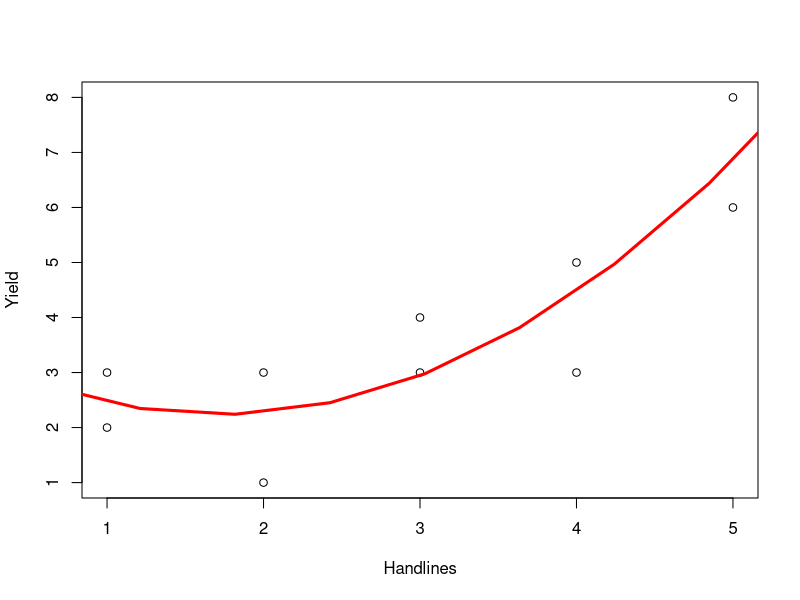
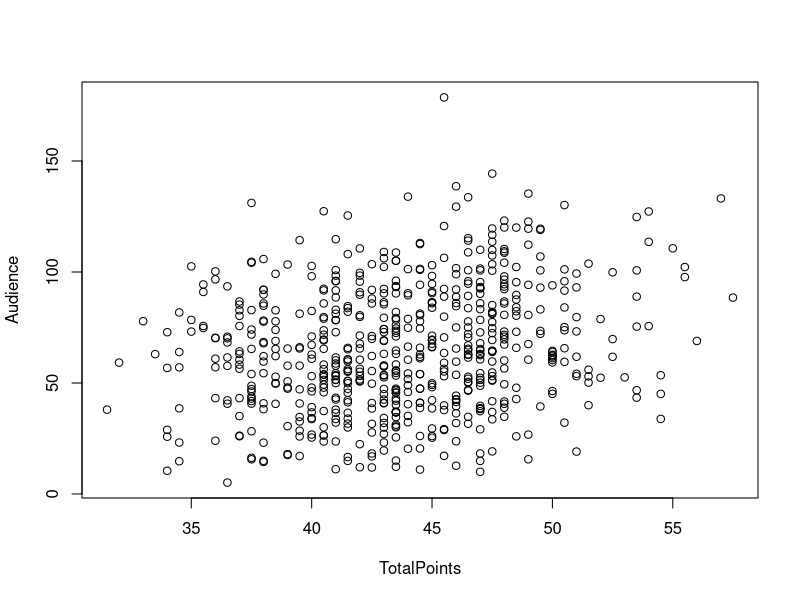
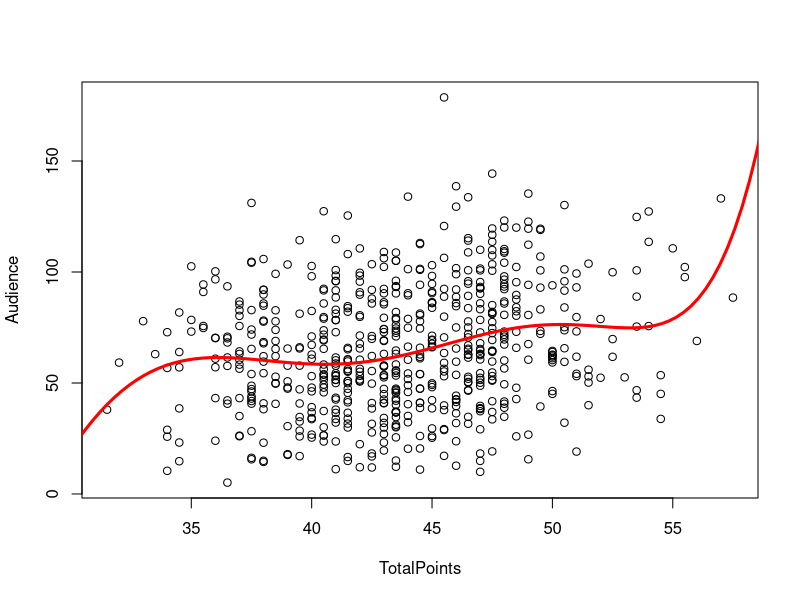
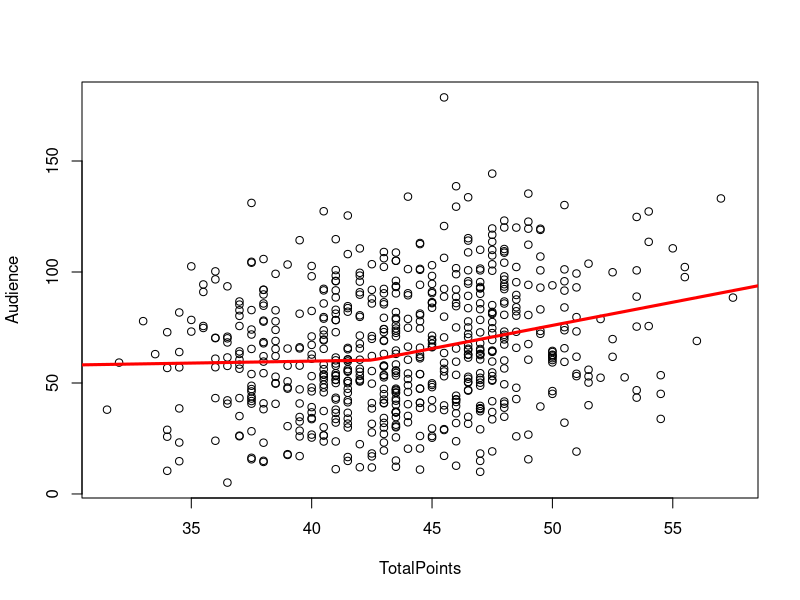

Here is the R script that generated these plots, in order:
# genLinModelsTheoryHW

hay <- read.table(text = "
                  Yield,Handlines
                  4,3
                  1,2
                  8,5
                  3,3
                  3,1
                  5,4
                  6,5
                  3,2
                  2,1
                  3,4", header = TRUE, sep = ",")

hay.out1 <- lm(Yield ~ Handlines + I(Handlines^2), data = hay, x = TRUE)
head(hay.out1$x)
summary(hay.out1)

# Scatterplot
plot(Yield ~ Handlines, data = hay)
xstar <- seq(0,60, length = 100)
yhat1 <- predict(hay.out1, newdata = data.frame(Handlines = xstar))
lines(xstar, yhat1, col = "red", lwd = 3)

# Test Ho: no curvature effect - take out I(Handlines^2)
hay.reduced <- lm(Yield ~ Handlines, data = hay)
anova(hay.reduced, hay.out1)

# NFL Data
nfl <- read.table(text = '
Audience,TotalPoints
14.903,41.5
64.241,37
77.858,33
66.372,44
46.189,37.5
79.673,40.5
40.77,39.5
86.715,37
49.909,41.5
91.942,38
51.029,42
53.509,54.5
31.698,41.5
10.435,34
17.183,45.5
81.229,41
81.961,43.5
85.444,43
60.203,41
70.12,36.5
46.957,43.5
62.998,33.5
98.363,41
30.547,39
93.544,36.5
68.925,38.5
53.035,45.5
37.982,31.5
42.25,45
28.809,45.5
65.341,38.5
72.166,49.5
48.988,44
42.017,43.5
73.164,48
93.997,50
102.711,40
102.251,48.5
46.547,46.5
49.923,38.5
42.174,36.5
77.795,38.5
5.129,36.5
81.498,47.5
82.45,40
46.57,43.5
72.877,34
14.434,38
43.187,36
53.672,46
70.967,40
35.101,37
59.592,46
81.083,47.5
53.114,47.5
71.004,43.5
52.833,38.5
16.924,42.5
60.497,42
62.158,42.5
40.661,36.5
28.909,34
28.524,39.5
65.345,37.5
56.775,34
72.473,47.5
65.878,44.5
55.186,45.5
65.33,47
26.746,40
60.47,37
70.841,36.5
80.496,42
91.945,42.5
39.127,40
71.359,42
17.067,39.5
49.856,45
47.52,44.5
15.636,37.5
98.072,40
61.501,36.5
85.832,40.5
20.393,44
62.532,47
59.674,47.5
60.691,41.5
80.244,37
44.275,46
50.123,47
78.407,35
57.103,36
48.748,37.5
25.921,39.5
63.118,43.5
100.866,41
85.816,42.5
18.255,42.5
41.653,48
25.506,43.5
11.945,42.5
72.084,46.5
53.079,51
83.737,41.5
95.677,42
34.738,46.5
47.261,37.5
19.187,47.5
53.246,42
65.431,46.5
42.971,37.5
33.616,47.5
37.792,45.5
72.595,43.5
59.632,38
59.186,32
39.99,51.5
100.573,47.5
78.422,47
26.101,45
66.098,45
41.445,46
56.412,42
110.356,48
22.432,42
60.943,36
40.694,37.5
82.851,37.5
66.337,45
101.716,46
45.794,40.5
53.543,41
45.098,54.5
133.132,57
99.887,52.5
9.991,47
45.954,44
68.925,43
75.409,53.5
50.871,41.5
40.175,43.5
51.576,42
91.079,45
94.503,48
66.084,39.5
23.179,34.5
82.758,37
94.209,49
64.589,47.5
103.759,51.5
50.659,42
68.43,38
122.683,49
78.099,38
42.759,48.5
12.263,43.5
38.553,34.5
70.534,46.5
30.046,40.5
74.309,43
47.921,40
41.039,44.5
71.836,37.5
65.516,39
41.863,37.5
61.476,41
45.57,41.5
33.788,41
26.281,37
69.554,40.5
90.188,47
53.089,40
52.691,40.5
62.956,47
57.798,39
15.633,49
56.24,41.5
53.348,43.5
17.587,39
50.933,41.5
85.831,38
57.402,43
90.869,42
53.341,43
90.403,43
26,37
14.756,34.5
29.93,43
55.042,42
34.207,40
101.184,50.5
110.623,42
124.799,53.5
78.35,41
80.314,48.5
99.172,38.5
109.016,43
95.826,50.5
39.683,47
93.437,48
18.237,47
69.217,40.5
50.187,51.5
104.199,48
51.391,40.5
53.985,44.5
40.86,43
52.376,52
95.843,41
57.772,41
103.376,39
47.439,43.5
92.958,49.5
85.89,47
36.747,43.5
15.055,43.5
51.367,41
47.851,48.5
69.218,43
63.962,50
60.608,47
54.031,37.5
81.268,44.5
58.781,41
12.736,46
55.975,51.5
82.32,48.5
52.543,43
42.563,41
100.786,46.5
43.353,41
56.438,37
26.429,40.5
11.168,41
37.289,47
45.726,43.5
66.944,46.5
73.722,40.5
84.806,38
76.06,43.5
47.402,44.5
36.345,46
38.764,44.5
92.14,46
80.574,44.5
74.657,47.5
46.86,46.5
75.024,46
75.029,46.5
62.818,40
28.255,37.5
52.339,47
30.416,43.5
65.397,40.5
58.266,37
74.889,44
95.836,46.5
73.149,35
51.516,41
67.675,45
38.58,45
83.245,47
70.19,36
68.932,56
39.907,45.5
98.027,48
63.501,45.5
57.601,43
57.817,39.5
53.649,43
91.008,35.5
54.747,47.5
31.608,42.5
65.855,48.5
83.717,46.5
19.585,43
95.458,47
92.72,47
27.716,42.5
74.568,43.5
120.708,45.5
43.405,53.5
79.785,42
85.799,48
100.74,49.5
55.403,43.5
40.968,42.5
67.865,38
73.518,43.5
57.698,36.5
38.013,41
90.471,45
93.249,43.5
51.405,47.5
108.848,46.5
89.654,48.5
44.977,43
67.698,42
59.519,50.5
70.882,48
41.029,43
77.813,44.5
60.473,41.5
94.239,44.5
77.643,38
40.617,38.5
12.058,42
88.041,42.5
95.414,48.5
89.247,46.5
119.616,47.5
84.594,41.5
10.99,44.5
135.314,49
108.065,41.5
88.47,57.5
67.909,47
42.494,46
45.109,50
56.557,48
51.801,44
51.055,47.5
94.644,45
68.258,36.5
38.669,47
32.66,39.5
78.987,40.5
63.103,37
85.088,47.5
62.068,38
86.363,43
93.284,47
102.546,35
25.812,34
59.091,45.5
84.111,48.5
79.374,43
108.765,43.5
112.299,49
86.285,45
78.575,43.5
51.377,47
82.748,38.5
100.283,36
60.147,48
23.984,36
42.227,41.5
23.64,40.5
69.886,42.5
57.903,43
52.797,46.5
70.374,36
32.287,44
16.298,37.5
53.704,40.5
57.038,34.5
36.817,43.5
90.371,43.5
33.717,40
100.968,44.5
30.04,43.5
34.686,39.5
29.534,45
96.042,43.5
41.777,47.5
86.002,46
109.336,48
84.603,46
59.71,41.5
47.143,39.5
82.113,41.5
34.795,48
33.946,41.5
58.344,43.5
101.545,47
60.329,50
31.956,46
105.108,43.5
54.018,44.5
49.125,45
55.075,41.5
39.584,46
70.548,45.5
92.297,48
19.102,51
73.761,50.5
118.967,49.5
35.17,44
114.14,46.5
113.065,44.5
49.422,48
41.132,44.5
78.343,41
40.844,38
104.183,37.5
32.177,41
101.304,44
112.567,44.5
133.952,44
89.881,38
91.711,40.5
73.077,48.5
130.151,50.5
81.211,39.5
103.066,45
85.314,37
90.422,44
62.466,50
87.614,48.5
120.059,48
93.642,43.5
83.894,45
113.629,47.5
62.864,44.5
96.684,36
74.78,35.5
63.104,43
53.13,41
42.539,43
103.51,42.5
114.325,39.5
38.461,47
89.79,42
93.067,51
54.3,44
49.274,40.5
73.917,38.5
38.2,38
72.884,41
71.279,45
91.613,50.5
92.394,45.5
20.487,44.5
36.765,40
55.481,41.5
49.971,41
61.442,46.5
71.7,48
37.135,43.5
54.502,43.5
79.271,43.5
78.872,44
56.227,40.5
52.54,53
37.383,40.5
125.442,41.5
86.38,45
47.455,39
26.736,49
49.707,42.5
82.983,41
94.389,35.5
82.024,47.5
69.358,47.5
55.388,42.5
92.419,40.5
17.927,39
25.418,40
114.774,41
14.892,47
123.153,48
80.628,49
64.64,43.5
77.736,46.5
99.635,42
74.086,37.5
65.809,41.5
62.687,46.5
34.628,43.5
97.697,55.5
127.262,54
113.58,54
110.661,55
99.006,46
48.119,45
64.568,47
84.031,50.5
26.356,40.5
67.527,49
47.907,40.5
16.65,41.5
14.947,38
131.116,37.5
29.967,41.5
50.184,46.5
75.676,35.5
47.389,41.5
74.218,43
106.38,45.5
40.447,44
89.51,44
61.911,50
65.187,41.5
64.877,46.5
116.759,47.5
78.813,52
110.007,47
94.743,46.5
59.274,50
109.936,47.5
42.678,46
119.494,49.5
106.217,43
61.832,51
62.904,46.5
92.385,43
50.736,39
47.993,39
36.519,41
62.727,50
71.129,42.5
38.866,48
106.983,49.5
98.229,45
31.195,43.5
73.454,49.5
67.163,40
43.196,37
51.897,46.5
98.37,42
69.512,45
46.225,40
61.765,44.5
88.91,53.5
58.304,40.5
85.932,45
92.025,38
63.949,34.5
42.959,43.5
54.426,38
54.407,41
29.216,45.5
60.921,40
61.106,44.5
69.21,45
54.416,47
23.104,38
34.238,43
46.366,50
54.145,51
95.992,41
48.766,47
31.635,46.5
36.949,47.5
36.58,41.5
88.548,41
32.119,50.5
81.764,34.5
39.421,49.5
25.337,45
47.318,43
55.692,43.5
36.845,43.5
60.472,44
88.89,45.5
103.478,47.5
65.516,46
119.523,49
64.021,47.5
80.702,48
29.139,47
65.571,42
75.147,50.5
50.472,46.5
67.317,48
138.642,46
83.15,49.5
56.382,45.5
99.318,51
88.79,46
46.737,53.5
45.529,43.5
79.883,45.5
60.493,49
92.646,47
73.236,51
120.013,48.5
63.135,47
71.767,40.5
104.598,37.5
105.039,43.5
27.033,43
65.565,39.5
23.66,41
62.094,38.5
23.754,46
69.636,48
72.911,43
49.717,38.5
86.699,48
38.509,42.5
40.632,48
79.672,51
33.817,54.5
102.228,55.5
69.773,52.5
75.637,54
115.238,46.5
65.654,50.5
38.242,47
64.346,47.5
25.958,48.5
96.546,48
53.915,40.5
102.31,43
72.798,47
41.303,41.5
26.121,44.5
61.791,52.5
101.41,44.5
75.681,37
32.017,43
129.434,46
100.739,47
178.652,45.5
77.453,47.5
100.737,53.5
108.696,48
127.37,40.5
144.319,47.5
133.67,46.5
91.717,41
43.929,37.5
105.841,38
23.184,43
61.194,50
64.457,50
52.987,51.5
107.45,47.5
74.555,44.5', header = TRUE, sep = ",")

# 6th order polynomial
nfl.out <- lm(Audience ~ poly(TotalPoints,6),
           data = nfl, x = TRUE)

summary(nfl.out)

# piecewise linear curve with knot = 42.5
nfl.piece <- lm(Audience ~ TotalPoints + I( (TotalPoints >= 42.5)*(TotalPoints - 42.5)), 
                data = nfl)

summary(nfl.piece)

# Data plot
plot(Audience ~ TotalPoints, data = nfl)

# Estimated polynomial effect for 30 < TotalPoints < 60
plot(Audience ~ TotalPoints, data = nfl)
xstar <- seq(30,60, length = 100)
yhat2 <- predict(nfl.out, newdata = data.frame(TotalPoints = xstar))
lines(xstar, yhat2, col = "red", lwd = 3)

# Estimated piecewise linear effect for 30 < TotalPoints < 60
plot(Audience ~ TotalPoints, data = nfl)
xstar <- seq(30,60, length = 100)
yhat3 <- predict(nfl.piece, newdata = data.frame(TotalPoints = xstar))
lines(xstar, yhat3, col = "red", lwd = 3)